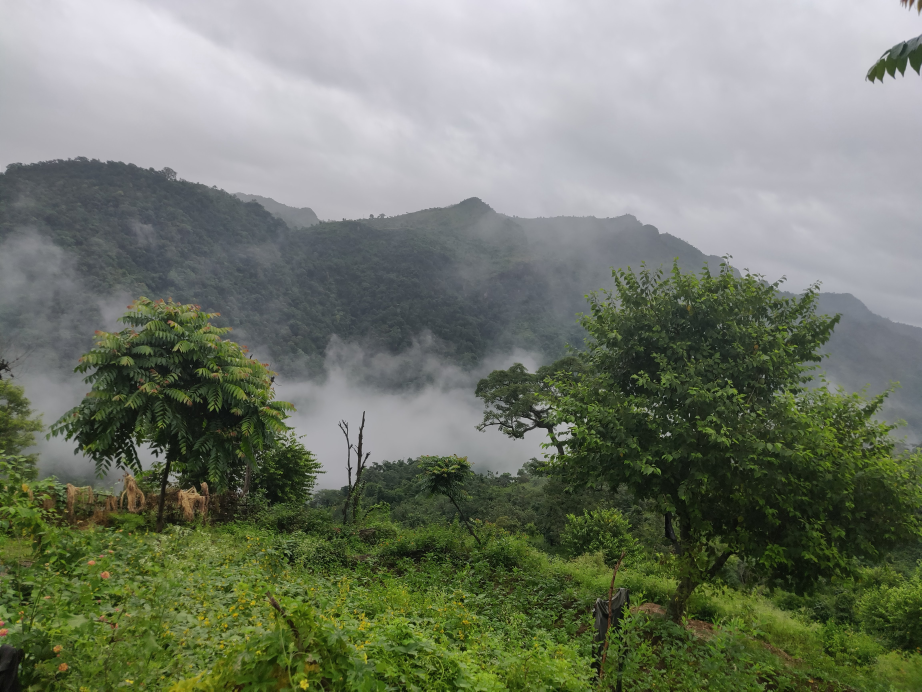
#> input picture sample_image.jpg, 4608 x 3456 px (shown at 1/5 size)
$ python color_identification_sparks.py
#> lines starting #> are read from the running program, lines starting #| are printed output that depends on the picture
# -*- coding: utf-8 -*-
"""Color_Identification_Sparks.ipynb

Automatically generated by Colaboratory.

Original file is located at
    https://colab.research.google.com/drive/1Qh-NqB9f20DQB0dg47T91tPsVis9_-yO

# Color Identification in images
Task 2: Computer Vision and Internet of Things(The Sparks Foundation)

By:
# *Ayush* Kakar

## Import libraries

Let's first import necessary libraries. We need `sklearn` for KMeans algorithm, `matplotlib.pyplot` for plotting graphs, `numpy` to work with arrays, `cv2` to work with image data, `collections` to use Counter to count values, `rgb2lab` to convert RGB values and `deltaE_cie76` to calculate similarity between colors.
"""

# Commented out IPython magic to ensure Python compatibility.
from sklearn.cluster import KMeans
import matplotlib.pyplot as plt
import numpy as np
import cv2
from collections import Counter
from skimage.color import rgb2lab, deltaE_cie76
import os

# %matplotlib inline

"""## Working with OpenCV

Let's first read a sample image and understand basic operations that we can do on it.
"""

image = cv2.imread('sample_image.jpg')
#> image is the input picture: shape (3456, 4608, 3); mean B, G, R 107.4, 123.1, 115.9
print("The type of this input is {}".format(type(image)))
#| The type of this input is <class 'numpy.ndarray'>
print("Shape: {}".format(image.shape))
#| Shape: (3456, 4608, 3)
plt.imshow(image)

"""We see that the image has different colors as compared to the original image. This is because by default OpenCV reads the images in the color order `BLUE GREEN RED` i.e. BGR. Thus, we need to convert it into `REG GREEN BLUE` i.e. RGB."""

image = cv2.cvtColor(image, cv2.COLOR_BGR2RGB)
plt.imshow(image)

"""The image can also be converted to grayscale if needed."""

gray_image = cv2.cvtColor(image, cv2.COLOR_BGR2GRAY)
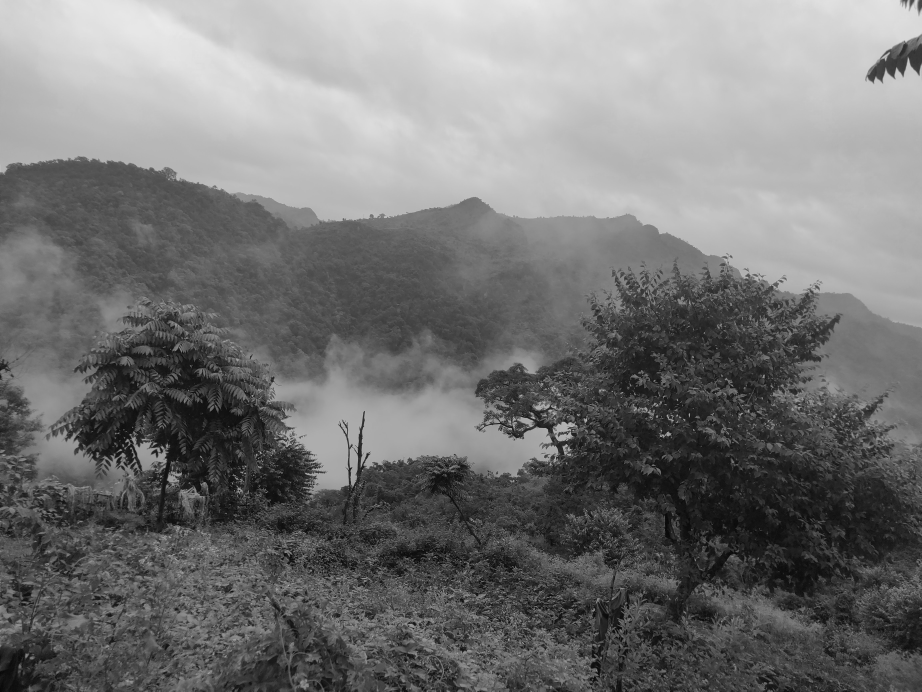
#> gray_image: shape (3456, 4608) (shown at 1/5 size); min 0, max 235, mean 117.6
plt.imshow(gray_image, cmap='gray')

"""We might want to resize the image to a certain size whenever the images are huge or when we are working with multiple images of different dimensions."""

resized_image = cv2.resize(image, (1200, 600))
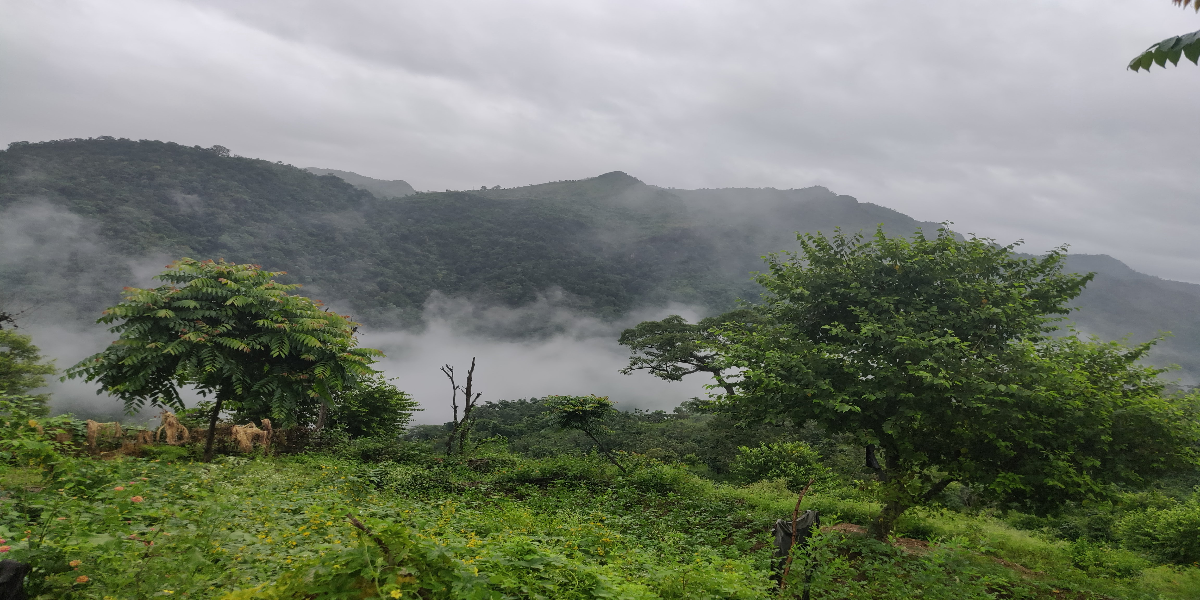
#> resized_image: shape (600, 1200, 3); mean R, G, B 115.8, 123, 107.4
plt.imshow(resized_image)

"""## Color Identification

Not that we know a bit about OpenCV, let's start identifying colors from an image.

First, we will define a function that can give us the `hex` values of our the colors that we will identify.
"""

def RGB2HEX(color):
    return "#{:02x}{:02x}{:02x}".format(int(color[0]), int(color[1]), int(color[2]))

"""KMeans expects flattened array as input during its fit method. Thus, we need to reshape the image using numpy. Then, we can apply KMeans to first fit and then predict on the image to get the results. Then, the cluster colors are identified an arranged in the correct order. We plot the colors as a pie chart.

I have combined all the steps in two method.
"""

def get_image(image_path):
    image = cv2.imread(image_path)
    image = cv2.cvtColor(image, cv2.COLOR_BGR2RGB)
    return image

def get_colors(image, number_of_colors, show_chart):

#> called with number_of_colors = 8, show_chart = True
    modified_image = cv2.resize(image, (600, 400), interpolation = cv2.INTER_AREA)
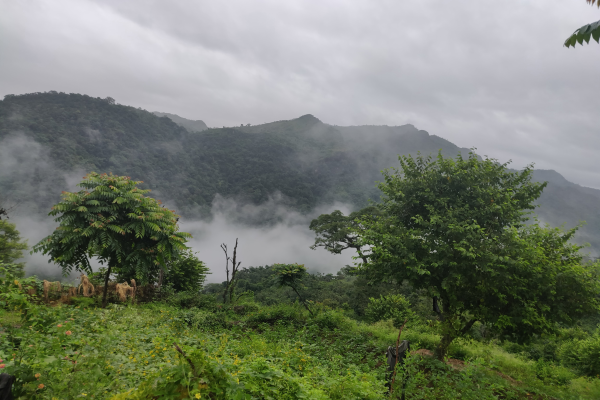
#> modified_image: shape (400, 600, 3); mean R, G, B 115.9, 123.1, 107.4
    modified_image = modified_image.reshape(modified_image.shape[0]*modified_image.shape[1], 3)

    clf = KMeans(n_clusters = number_of_colors)
    labels = clf.fit_predict(modified_image)

    counts = Counter(labels)
#> counts = {6: 27917, 1: 32339, 7: 21793, 3: 23862, 0: 29665, 4: 43337, 5: 24705, 2: 36382}
    # sort to ensure correct color percentage
    counts = dict(sorted(counts.items()))
#> counts = {0: 29665, 1: 32339, 2: 36382, 3: 23862, 4: 43337, 5: 24705, 6: 27917, 7: 21793}

    center_colors = clf.cluster_centers_
    # We get ordered colors by iterating through the keys
    ordered_colors = [center_colors[i] for i in counts.keys()]
#> ordered_colors = [[83.79, 90.71, 91.69], [193.2, 193.3, 200.5], [34.3, 43.48, 23.47], [119.9, 124.8, 122.8], [64.88, 79.94, 36.33], [101.2, 118.3, 49.68], [211.6, 211.2, 218.8], [173.1, 174, 179.8]]
    hex_colors = [RGB2HEX(ordered_colors[i]) for i in counts.keys()]
#> hex_colors = ['#535a5b', '#c1c1c8', '#222b17', '#777c7a', '#404f24', '#657631', '#d3d3da', '#adadb3']
    rgb_colors = [ordered_colors[i] for i in counts.keys()]
#> rgb_colors has the same summary as ordered_colors

    if (show_chart):
        plt.figure(figsize = (8, 6))
        plt.pie(counts.values(), labels = hex_colors, colors = hex_colors)

    return rgb_colors

get_colors(get_image('sample_image.jpg'), 8, True)

"""## Search images using Color

From the model above, we can extract the major colors.
This create the opportunity to search for images based on certain colors. We can select a color and if it's hex matches or is close to the hex of the major colors of the image, we say it's a match.

We first get all the images and store them in the `images` variable.
"""

IMAGE_DIRECTORY = 'images'
#> IMAGE_DIRECTORY = 'images'
COLORS = {
    'GREEN': [0, 128, 0],
    'BLUE': [0, 0, 128],
    'YELLOW': [255, 255, 0]
}
images = []

#> (the run stopped early here; a loop or call above may not have finished)
